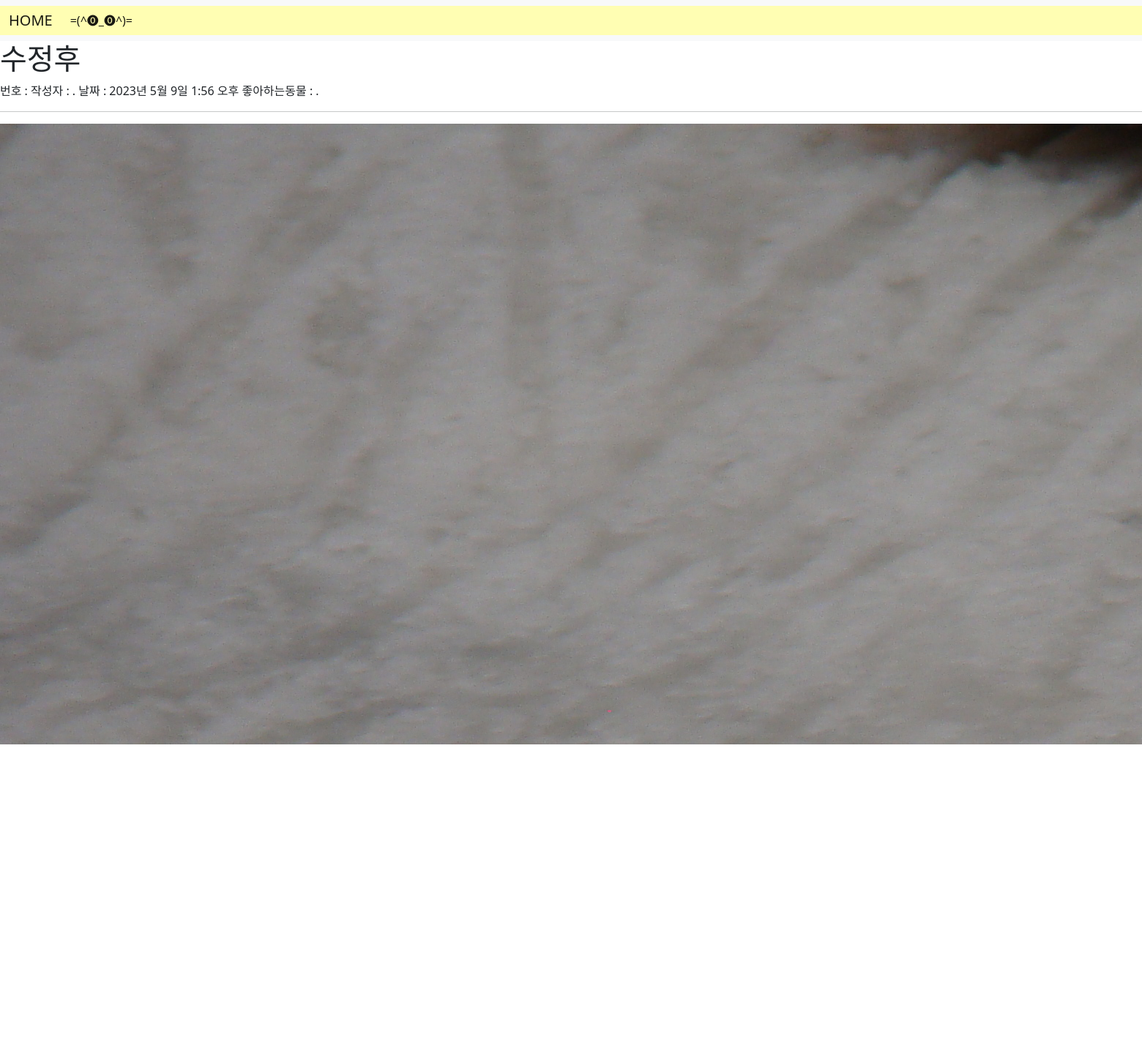
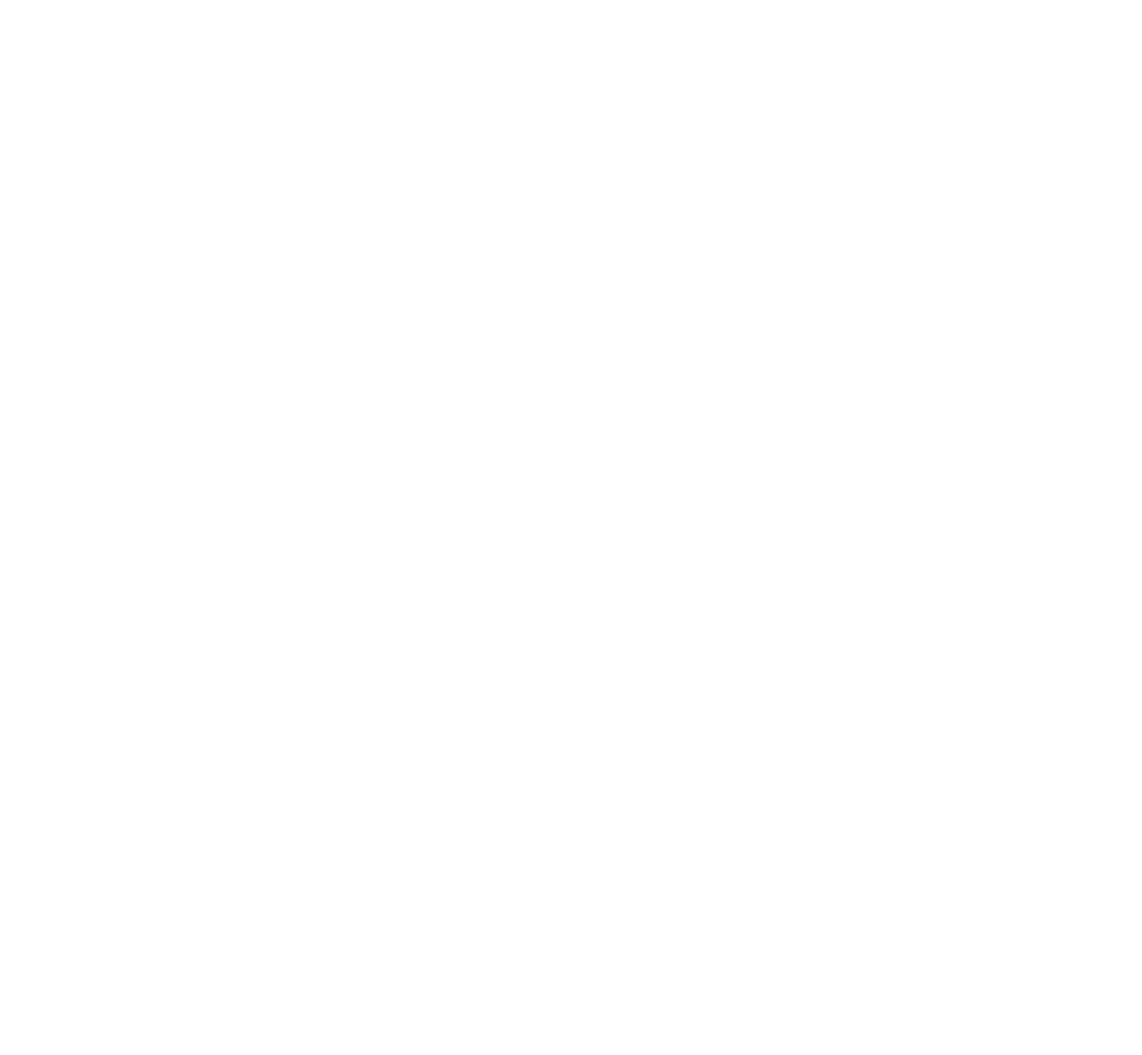
/2, run on the app's committed database (2 pictures, top to bottom).
### main/models.py (models this page shows, shortened)
class Post(models.Model):
    title = models.CharField(max_length=200)
    writer = models.CharField(max_length=100)
    pub_date = models.DateTimeField()
    body = models.TextField()
    fanname = models.CharField(max_length=50)
    hashtag = models.CharField(max_length=50)
    image = models.ImageField(upload_to="post/", blank=True, null=True)

### main/views.py (the view)
# urls.py: path('<int:id>', detail,name="detail"),
def detail(request, id):
    post = get_object_or_404(Post, pk=id)
    return render(request, 'main/detail.html', {'post': post})

### main/templates/main/detail.html
{% extends 'base.html' %}
{% load static %}
{% block content %}
<h1>{{post.title}}</h1>
번호 : {{post.post_num}}
작성자 : {{post.writer}}
날짜 : {{post.pub_date}}
좋아하는동물 : {{post.fanname}}
<hr>
{% if post.image %}
    <p><img src="{{ post.image.url }}" alt="🖼️"></p>
{% endif %}
<p>{{post.body}}</p>
<a href = "{% url 'main:edit' post.id %}">수정</a>
<a href = "{% url 'main:delete' post.id %}">삭제</a>
<p> 태그👽 {{post.hashtag}}</p>
{% endblock %}

### data on the page
Post: title "수정후", writer ".", pub_date "2023년 5월 9일 1:56 오후", fanname ".", image (picture)
